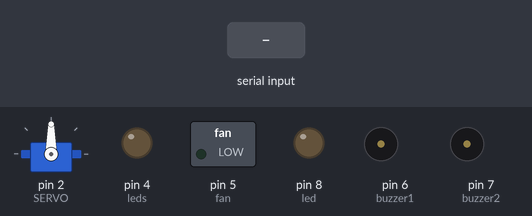
Simulated run of this sketch. Board: Arduino Uno, built with avr-gcc and run on an emulated ATmega328P. Parts: servo, switched loads named in the sketch (green lamp = pin HIGH), output pins drawn as LEDs (lit = HIGH), buzzer (waves = sounding, pin HIGH). The test bench sets the inputs (shaded band).

Above: at 1.2 s.
1.3 s: "G" received over the second serial link
7.3 s: "A" received over the second serial link
At 9.0 s:
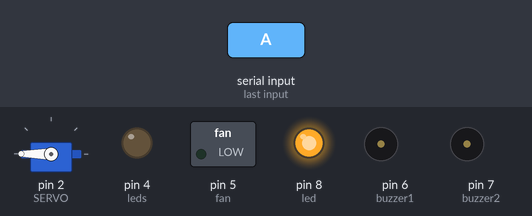
10.3 s: "C" received over the second serial link
At 11.1 s:
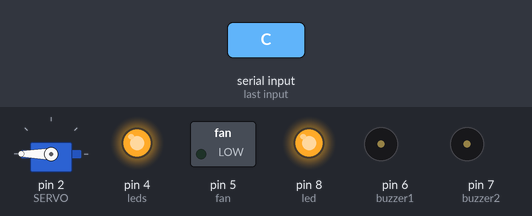
11.8 s: "B" received over the second serial link
At 12.2 s:
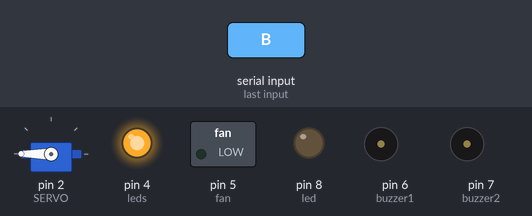
13.3 s: "E" received over the second serial link
At 14.5 s:
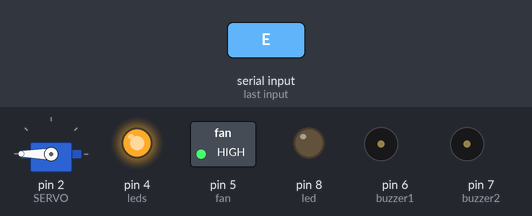
14.8 s: "D" received over the second serial link
At 15.7 s:
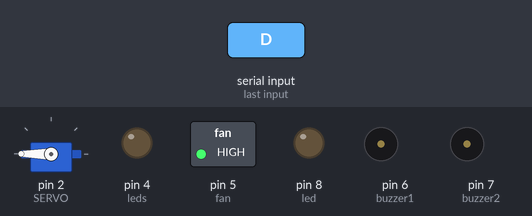
Timing chart, 0 to 17.3 s (numbered marks = the images above; inputs shaded):
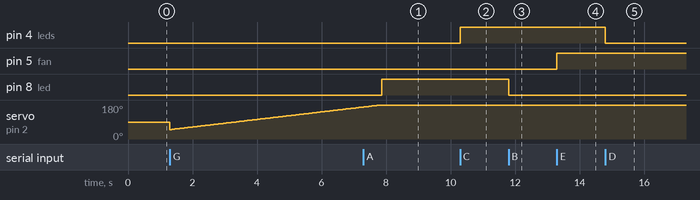

Measured:
- after the input at 7.3 s, pin 8 (led): LOW → HIGH after 0.56 s
- after the input at 10.3 s, pin 4 (leds): LOW → HIGH at once
- after the input at 11.8 s, pin 8 (led): HIGH → LOW at once
- after the input at 13.3 s, pin 5 (fan): LOW → HIGH at once
- after the input at 14.8 s, pin 4 (leds): HIGH → LOW at once

The sketch:

bluetoothControl.ino
```cpp
#include <SoftwareSerial.h>
#define RX 0
#define TX 1
SoftwareSerial myserial(RX,TX);

#include <Servo.h>
Servo Myservo;
#define SERVO 2
#define led 8
#define leds 4
#define fan 5
#define buzzer1 6
#define buzzer2 7


void servo_right()
{
  for(int pos = 50; pos<= 180; pos++){
  Myservo.write(pos);
  delay(50);}
}

void servo_left()
{
  for(int pos = 150; pos >= 50; pos--){
  Myservo.write(pos);
  delay(50);
  }
}

void setup() {
  Serial.begin(9600);
  myserial.begin(9600);
  Myservo.attach(SERVO);

  pinMode(buzzer1,OUTPUT);
  pinMode(buzzer2,OUTPUT);
  pinMode(led,OUTPUT);
  pinMode(leds,OUTPUT);
  pinMode(fan,OUTPUT);

}

void loop() {
   if(myserial.available()){
    switch(myserial.read()){
      case 'A' : {
        digitalWrite(led,HIGH);
        break;
        }
       case 'B' : {
        digitalWrite(led,LOW);
        break;
        }
        case 'C' : {
        digitalWrite(leds,HIGH);
        break;
        }
        case 'D' : {
        digitalWrite(leds,LOW);
        break;
        }
        case 'E' : {
        digitalWrite(fan,HIGH);
        break;
        }
        case 'F' : {
        digitalWrite(fan,LOW);
        break;
        }
        case 'G' : {
        servo_right();
        break;
        }
        case 'H' : {
        servo_left();
        break;
        }
        case 'I' : {
        digitalWrite(buzzer1,HIGH);
        break;
        }
        case 'J' : {
        digitalWrite(buzzer1 , LOW);
        break;
        }
        case 'K' : {
        digitalWrite(buzzer2,HIGH);
        break;
        }
        case 'L' : {
        digitalWrite(buzzer2 , LOW);
        break;
        }
      }
    }
    }
```
